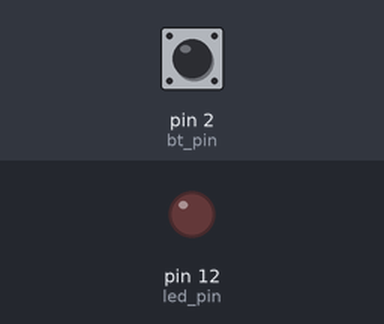
A sketch run on a simulated Arduino Uno, built with avr-gcc and run on an emulated ATmega328P. On the bench: output pins drawn as LEDs (lit = HIGH). The test bench sets the inputs (shaded band); at power-on: pin 2 (bt_pin) HIGH.

Above: at 1.2 s.
1.3 s: pin 2 (bt_pin) pulled LOW for 0.15 s
At 2.1 s:
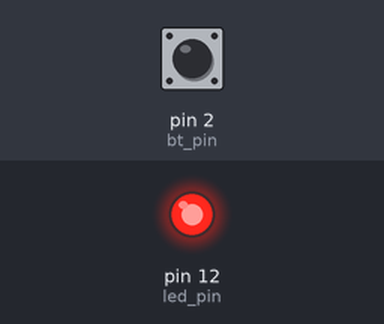
2.9 s: pin 2 (bt_pin) pulled LOW for 1 s
At 3.3 s:
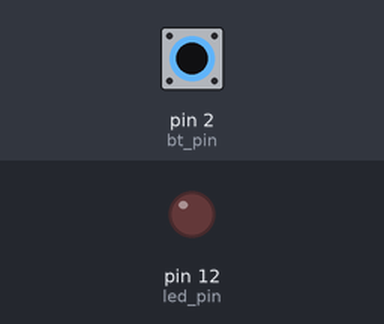
5.4 s: pin 2 (bt_pin) pulled LOW for 3.2 s
At 6.4 s:
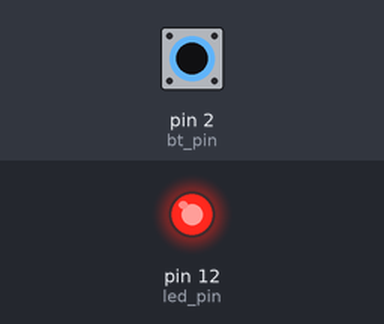
Timing chart, 0 to 8.4 s (numbered marks = the images above; inputs shaded):
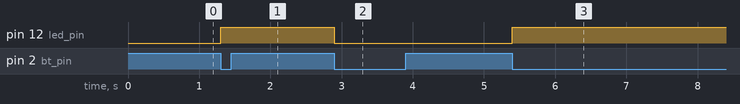

Measured:
- after the input at 1.3 s, pin 12 (led_pin): LOW → HIGH at once
- after the input at 2.9 s, pin 12 (led_pin): HIGH → LOW at once
- after the input at 5.4 s, pin 12 (led_pin): LOW → HIGH at once

The sketch:

EE001_toggle_LED.ino
```cpp
/*
LED: 12->LED->R->GND
BTN: 2->btn->GND
以晶片讀取按鈕訊號，非按鈕為直接通路
*/

int led_pin = 12;
int bt_pin = 2;

int led_state = LOW;
int last_bt_state = HIGH;

void setup(){
  pinMode(led_pin, OUTPUT);
  pinMode(bt_pin, INPUT_PULLUP);
}

void loop(){
  // 讀取當前bt狀態
  int current_state = digitalRead(bt_pin);
  // 當前與上一個狀態不同，改變LED輸出模式
  if (last_bt_state == HIGH && current_state == LOW){
    led_state = !led_state;
  }

  // 輸出LED
  digitalWrite(led_pin, led_state);

  // 當前按鈕狀態記錄到之前的狀態
  last_bt_state = current_state;
}
```
